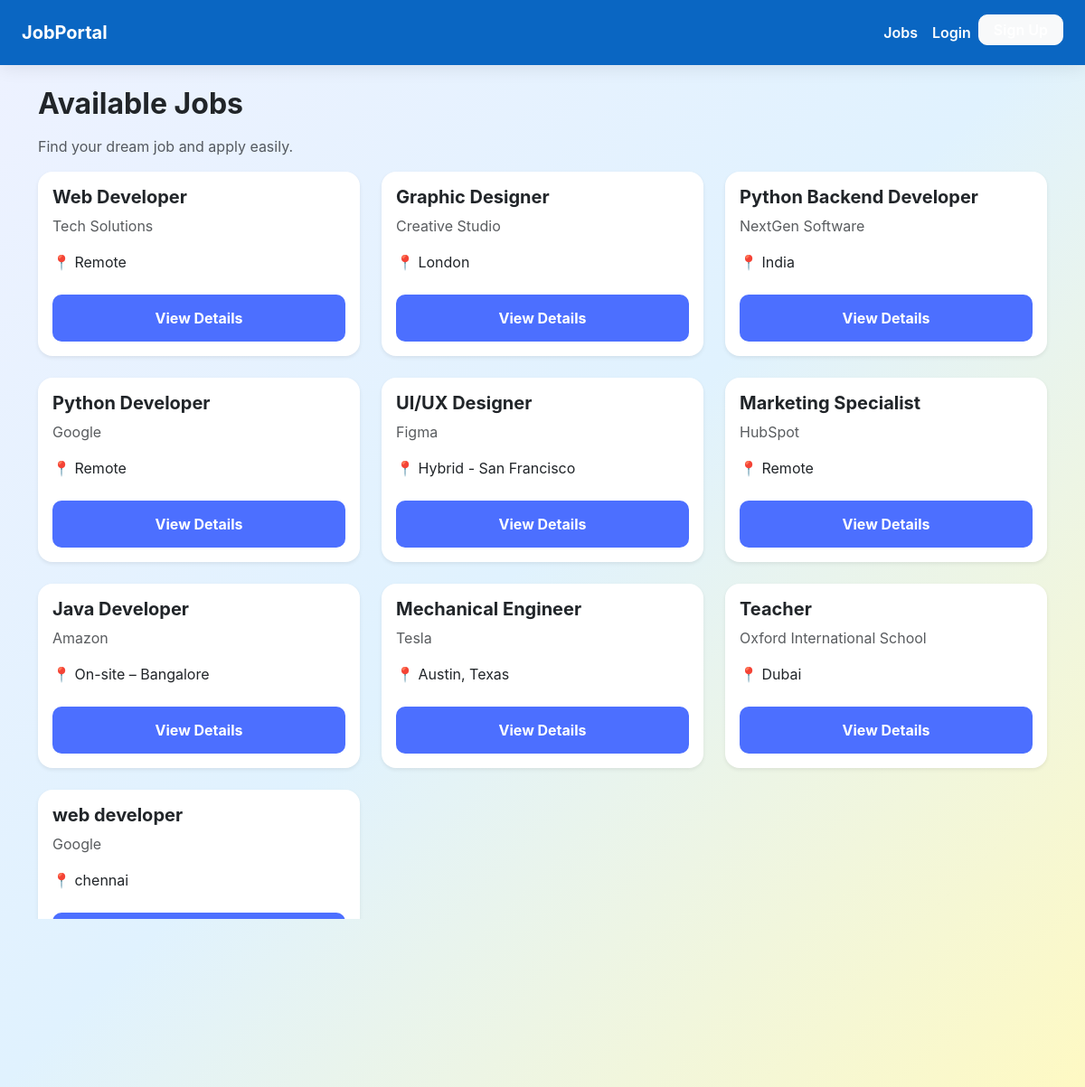
Screenshot of /jobs/ with the database file from the repository.
### jobs/models.py (models this page shows, shortened)
class Job(models.Model):
    owner = models.ForeignKey(settings.AUTH_USER_MODEL, on_delete=models.CASCADE)
    title = models.CharField(max_length=255)
    company = models.CharField(max_length=255)
    location = models.CharField(max_length=255)
    job_type = models.CharField(max_length=50)
    salary = models.CharField(max_length=100, blank=True, null=True)
    description = models.TextField()
    created_at = models.DateTimeField(auto_now_add=True)

### jobs/views.py (the view)
# urls.py: path('', views.job_list, name='job_list'),
def job_list(request):
    jobs = Job.objects.all()
    return render(request, 'jobs/job_list.html', {'jobs': jobs})

### jobs/templates/jobs/job_list.html (shortened to what this page needs)
{% extends "base.html" %}
{% load static %}
{% block content %}
<h2 class="font-bold mb-4">Available Jobs</h2>
<p class="text-[rgba(33,37,41,0.75)]">Find your dream job and apply easily.</p>
<div class="flex flex-wrap -mx-3 [&>p]:w-full [&>*]:max-w-full [&>*]:shrink-0 [&>*]:px-3">
    {% for job in jobs %}
    <div class="w-full md:w-1/3">
        <div class="portal-card shadow-[0_0.125rem_0.25rem_rgba(0,0,0,0.075)] border-0 p-4 mb-6 rounded-2xl">
            <h5 class="font-bold">{{ job.title }}</h5>
            <p class="text-[rgba(33,37,41,0.75)]">{{ job.company }}</p>
            <p>📍 {{ job.location }}</p>
            <a href="{% url 'job_detail' job.id %}" class="portal-button portal-primary w-full rounded-full mt-2">
                View Details
            </a>
        </div>
    </div>
    {% empty %}
        <p class="text-center text-[rgba(33,37,41,0.75)]">No jobs available yet.</p>
    {% endfor %}
</div>
{% endblock %}

### templates/base.html (shortened to what this page needs)
<!DOCTYPE html>
<html lang="en">
<head>
    {% load static %}
    <link rel="stylesheet" href="{% static 'css/tailwind.css' %}">
    <link rel="stylesheet" href="{% static 'css/style.css' %}?v=3">
</head>
<body>
<nav class="portal-navbar relative flex flex-wrap items-center justify-between px-6 py-4 lg:flex-nowrap lg:justify-start">
    <a class="portal-brand mr-4 whitespace-nowrap py-[0.3125rem] text-xl font-bold no-underline" href="/">JobPortal</a>
    <div class="hidden basis-full grow items-center lg:flex lg:basis-auto" id="menu">
        <ul class="mb-0 ml-auto flex list-none flex-col pl-0 lg:flex-row">
            <li>
                <a class="portal-nav-link" href="{% url 'job_list' %}">Jobs</a>
            </li>
            {% if user.is_authenticated %}
                <li><a class="portal-nav-link" href="{% url 'dashboard' %}">Dashboard</a></li>
                <li><a class="portal-nav-link" href="{% url 'profile' %}">Profile</a></li>
                <li><a class="portal-nav-link text-[#ffc107] font-bold" href="{% url 'logout' %}">Logout</a></li>
            {% else %}
                <li><a class="portal-nav-link" href="{% url 'login' %}">Login</a></li>
                <li><a class="portal-nav-link portal-button border-[#f8f9fa] bg-[#f8f9fa] text-[#0d6efd] hover:bg-[#d3d4d5] px-4 py-1 rounded-[0.375rem]" href="{% url 'register' %}">Sign Up</a></li>
            {% endif %}
        </ul>
    </div>
</nav>
<div class="container mt-6">
    {% block content %}{% endblock %}
</div>
<footer>
</footer>
</body>
</html>

### static/css/style.css (style rules this page uses)
body { margin: 0; padding: 0; font-family: 'Inter', sans-serif; background: linear-gradient(135deg, #eef2ff, #e0f2fe, #fef9c3); background-attachment: fixed; }
.portal-navbar { background: #0A66C2 !important; box-shadow: 0 4px 10px rgba(0,0,0,0.08); }
.portal-brand { font-weight: 700; color: white !important; }
.portal-nav-link { font-weight: 600; color: white !important; transition: 0.2s; }
.portal-card { background: #ffffff; border: none; border-radius: 18px; padding: 20px; box-shadow: 0 10px 30px rgba(0,0,0,0.10); transition: 0.25s ease; }
.portal-button { border-radius: 10px !important; font-weight: 600; }
.portal-primary { background: #0A66C2; border: none; }

### templates/base.html (style rules this page uses)
.portal-primary { width: 100%; padding: 14px; border-radius: 10px; font-weight: bold; font-size: 16px; transition: 0.25s; background: #4c6fff; border: none; }
nav.portal-navbar { box-shadow: 0 4px 18px rgba(0,0,0,0.08); }
footer { text-align: center; padding: 20px 0; margin-top: 40px; color: #777; font-size: 14px; }

### rows the page displays
Job: title "Web Developer", company "Tech Solutions", location "Remote"
Job: title "Graphic Designer", company "Creative Studio", location "London"
Job: title "Python Backend Developer", company "NextGen Software", location "India"
Job: title "Python Developer", company "Google", location "Remote"
Job: title "UI/UX Designer", company "Figma", location "Hybrid - San Francisco"
Job: title "Marketing Specialist", company "HubSpot", location "Remote"
Job: title "Java Developer", company "Amazon", location "On-site – Bangalore"
Job: title "Mechanical Engineer", company "Tesla", location "Austin, Texas"
Job: title "Teacher", company "Oxford International School", location "Dubai"
Job: title "web developer", company "Google", location "chennai"
